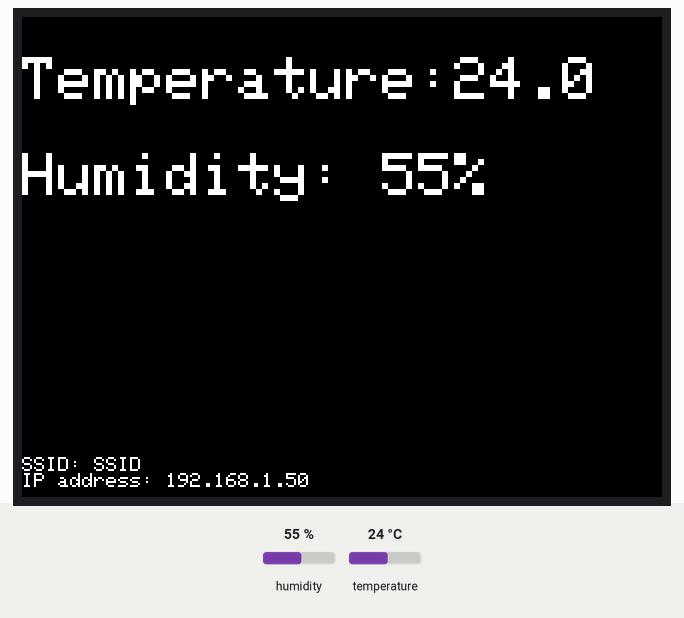
The sketch below on a simulated ESP32. On the bench: 320×240 colour display. Inputs (shaded band) come from the test bench; at power-on: humidity 55 %, temperature 24 °C. WiFi joins after 1.5 s; servers stay silent unless stated; the local clock reads 2024-03-15 10:24:30 at power-on unless the sketch sets it.

Above: at 3.0 s.
3.1 s: humidity set to 22 %
At 8.0 s:
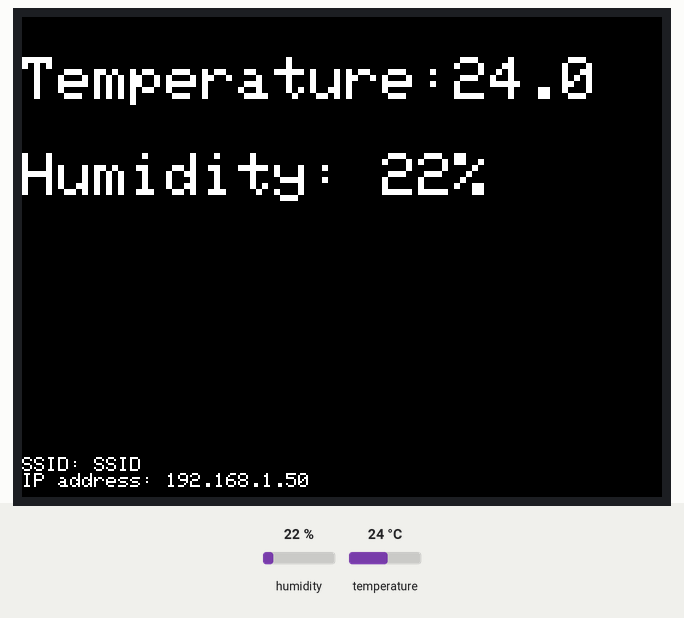
8.3 s: temperature set to 12 °C
At 13.0 s:
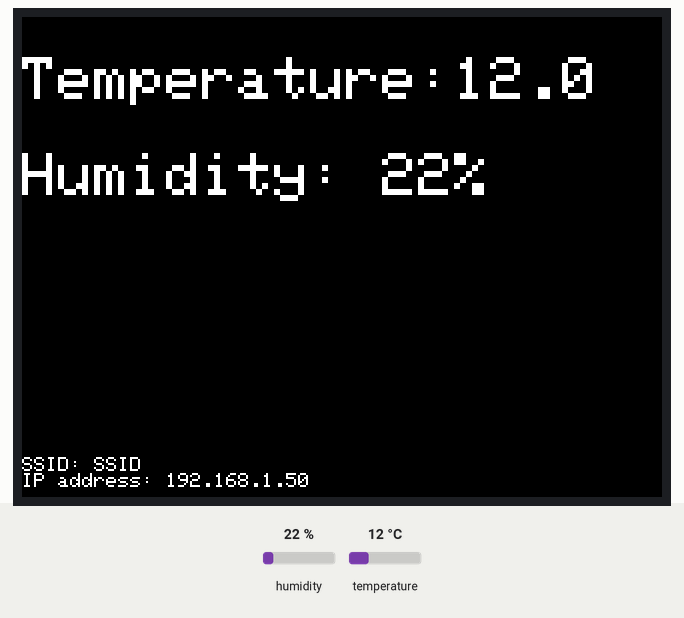
13.3 s: humidity set to 40 %
At 18.0 s:
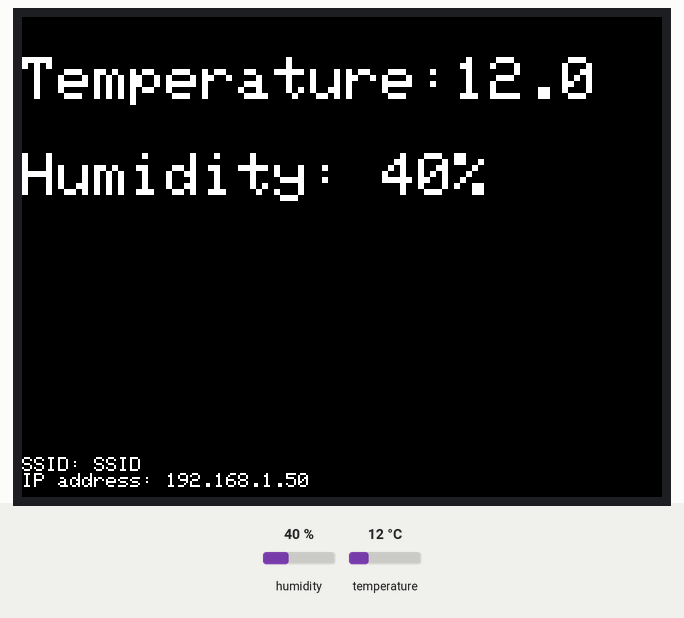
18.3 s: temperature set to 19 °C
Timing chart, 0 to 21.3 s (numbered marks = the images above; inputs shaded):
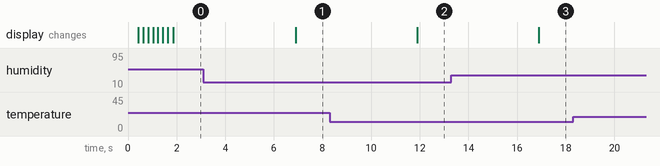

Measured:
- after the input at 3.1 s, the display: changes after 3.8 s (image 1)
- after the input at 8.3 s, the display: changes after 3.6 s (image 2)
- after the input at 13.3 s, the display: changes after 3.6 s (image 3)

The sketch:

step03.ino
```cpp
#include <M5Stack.h>

//DHT12 Sensor
#include <DHT12.h>

// Ticker
#include <Ticker.h>

// WiFi
#include <WiFi.h>
#include <time.h>

// wifi config
#define WIFI_SSID "SSID"
#define WIFI_PASSWORD "WIFI PASSWORD"

DHT12 dht12;
Ticker tickerMeasure;

#include "FirebaseESP32.h"
#include <ArduinoJson.h>
#define FIREBASE_HOST "xxxxx.firebaseio.com"
#define FIREBASE_AUTH "auth-key"

FirebaseData firebaseData;
DynamicJsonBuffer jsonBuffer;

String station_name = "station_name";
float lastTemp;
float lastHumid;
String lastTimestamp;
bool sensorUpdated = false;

void setup() {

  // Initialize the M5Stack object
  M5.begin();
  M5.Lcd.setTextSize(1);
  M5.Lcd.setTextColor(TFT_WHITE, TFT_BLACK);
  M5.Lcd.fillScreen(TFT_BLACK);

  //Wifi
  setupWiFi();

  // setup firebase
  Firebase.begin(FIREBASE_HOST, FIREBASE_AUTH);

  // setup dht12
  dht12.begin();
  displaySensorData();
  tickerMeasure.attach_ms(5000, displaySensorData);

}

void loop() {

  if (sensorUpdated) {
    publishData();
  }

}

void displaySensorData(){
  lastTemp = dht12.readTemperature();
  lastHumid = dht12.readHumidity();

  M5.Lcd.setTextSize(3);
  M5.Lcd.setCursor(0, 20);
  M5.Lcd.printf("Temperature:%2.1f  \r\nHumidity: %2.0f%%", lastTemp, lastHumid);

  // update timestamp
  lastTimestamp = getTimestamp();
  sensorUpdated = true;
}

void setupWiFi(){
  // connect wifi
  WiFi.begin(WIFI_SSID, WIFI_PASSWORD);
  while (WiFi.status() != WL_CONNECTED) {
    M5.Lcd.printf(".");
    delay(100);
    }
  M5.Lcd.fillScreen(TFT_BLACK);
  M5.Lcd.setCursor(0, 220);
  M5.Lcd.printf("SSID: ");
  M5.Lcd.println(WIFI_SSID);
  M5.Lcd.printf("IP address: ");
  M5.Lcd.println(WiFi.localIP());
  // sync Time
  configTime( 3600L * 9, 0, "ntp.nict.jp", "ntp.jst.mfeed.ad.jp");
}

String getTimestamp(){
  struct tm timeinfo;
  char timestamp[20];
  getLocalTime(&timeinfo);
  sprintf(timestamp, "%04d/%02d/%02d %02d:%02d:%02d",
          timeinfo.tm_year + 1900, timeinfo.tm_mon + 1, timeinfo.tm_mday,
          timeinfo.tm_hour, timeinfo.tm_min, timeinfo.tm_sec);
  yield();
  return (String)timestamp;
}

void publishData(){
  // reset flag
  sensorUpdated = false;

  // push data to firebase
  JsonObject& stationdata = jsonBuffer.createObject();
  stationdata["temp"] = lastTemp;
  stationdata["humid"] = lastHumid;
  stationdata["timestamp"] = lastTimestamp;
  String jsonStr = "";
  stationdata.printTo(jsonStr);
  Firebase.pushJSON(firebaseData, "/stations/" + station_name, jsonStr);

}
```
